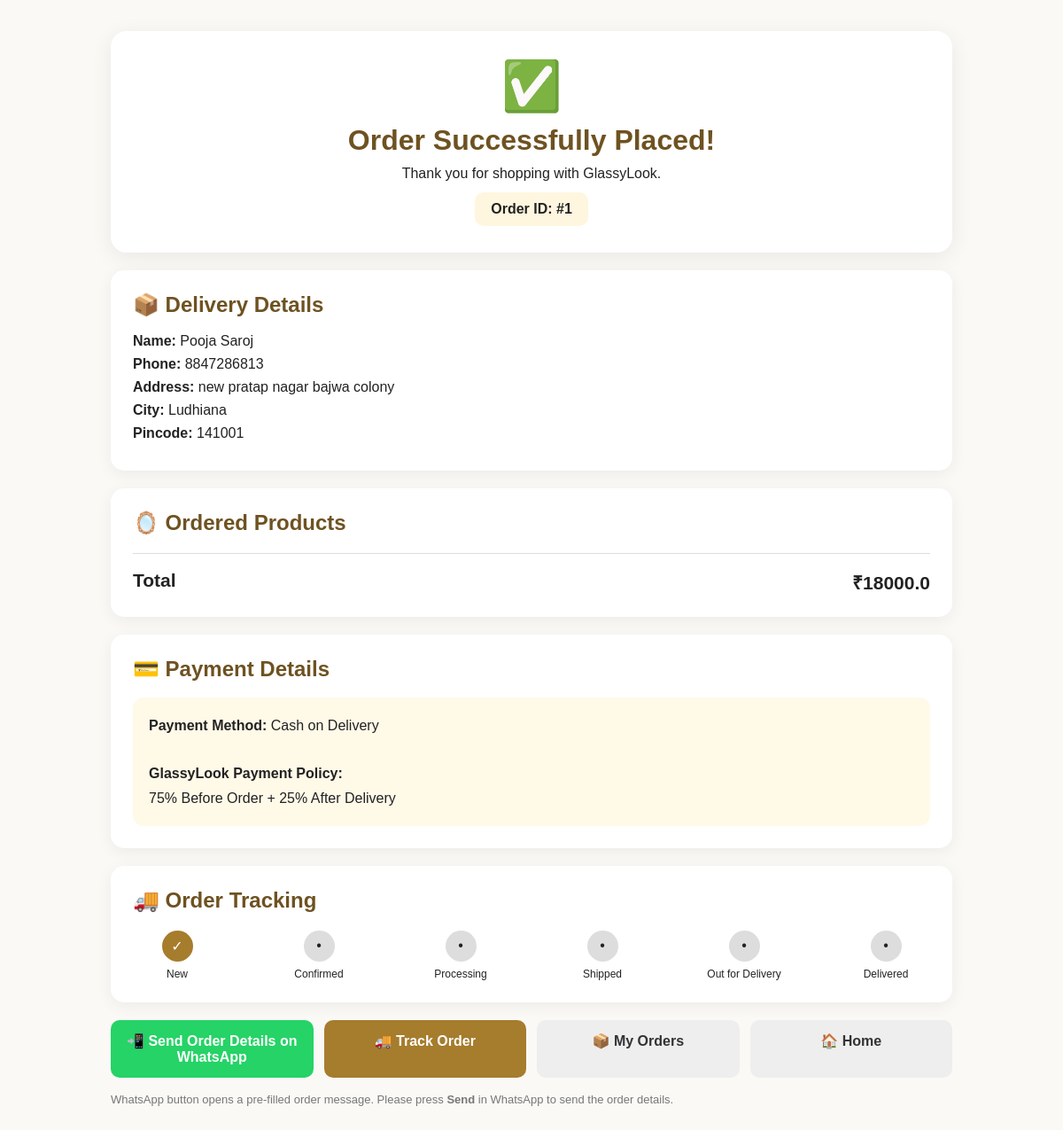
/order-success/1, run on the app's committed database.
### tables this page shows
CREATE TABLE orders (
            id INTEGER PRIMARY KEY AUTOINCREMENT,
            customer_name TEXT NOT NULL,
            phone TEXT NOT NULL,
            address TEXT NOT NULL,
            city TEXT,
            pincode TEXT,
            items TEXT,
            total REAL,
            payment_method TEXT DEFAULT 'Cash on Delivery',
            status TEXT DEFAULT 'New',
            created_at TIMESTAMP DEFAULT CURRENT_TIMESTAMP
        );

### app.py (the view)
@app.route(
    "/order-success/<int:order_id>"
)
def order_success(order_id):
    order = get_order(order_id)
    if not order:
        return "Order not found", 404
    items = parse_order_items(order)
    whatsapp_url = get_whatsapp_url(order)
    return render_template(
        "order-details.html",
        order=order,
        items=items,
        whatsapp_url=whatsapp_url
    )

### app.py (called while the page is built)
def get_db():
    conn = sqlite3.connect(
        DATABASE_PATH
    )
    conn.row_factory = sqlite3.Row
    return conn

def get_order(order_id):
    conn = get_db()
    order = conn.execute(
        """
        SELECT *
        FROM orders
        WHERE id = ?
        """,
        (order_id,)
    ).fetchone()
    conn.close()
    return order

def parse_order_items(order):
    if not order:
        return []
    try:
        raw_items = order["items"]
        if isinstance(
            raw_items,
            str
        ):
            items = json.loads(
                raw_items
            )
        else:
            items = raw_items
        if isinstance(
            items,
            list
        ):
            return items
    except Exception:
        pass
    return []

def get_whatsapp_url(order):
    message = build_whatsapp_message(
        order
    )
    return (
        "https://wa.me/"
        + OWNER_PHONE
        + "?text="
        + quote(
            message,
            safe=""
        )
    )

### templates/order-details.html (shortened to what this page needs)
<!DOCTYPE html>
<html lang="en">
<head>
</head>
<body>
<div class="container">
    <div class="success">
        <div class="success-icon">
            ✅
        </div>
        <h1>
            Order Successfully Placed!
        </h1>
        <p>
            Thank you for shopping with GlassyLook.
        </p>
        <div class="order-id">
            Order ID:
            #{{ order["id"] }}
        </div>
    </div>
    <div class="box customer">
        <h2>
            📦 Delivery Details
        </h2>
        <p>
            <strong>Name:</strong>
            {{ order["customer_name"] }}
        </p>
        <p>
            <strong>Phone:</strong>
            {{ order["phone"] }}
        </p>
        <p>
            <strong>Address:</strong>
            {{ order["address"] }}
        </p>
        <p>
            <strong>City:</strong>
            {{ order["city"] }}
        </p>
        <p>
            <strong>Pincode:</strong>
            {{ order["pincode"] }}
        </p>
    </div>
    <div class="box">
        <h2>
            🪞 Ordered Products
        </h2>
        <div class="total">
            <span>
                Total
            </span>
            <span>
                ₹{{ order["total"] }}
            </span>
        </div>
    </div>
    <div class="box">
        <h2>
            💳 Payment Details
        </h2>
        <div class="payment">
            <strong>
                Payment Method:
            </strong>
            {{ order["payment_method"] }}
            <br><br>
            <strong>
                GlassyLook Payment Policy:
            </strong>
            <br>
            75% Before Order +
            25% After Delivery
        </div>
    </div>
    <div class="box">
        <h2>
            🚚 Order Tracking
        </h2>
        {% set current = order["status"] or "New" %}
        {% set statuses = [
            "New",
            "Confirmed",
            "Processing",
            "Shipped",
            "Out for Delivery",
            "Delivered"
        ] %}
        <div class="timeline">
            {% for status in statuses %}
            <div
                class="step
                {% if status == current %}
                    active
                {% endif %}"
            >
                <div class="circle">
                    {% if status == current %}
                        ✓
                    {% else %}
                        •
                    {% endif %}
                </div>
                <span>
                    {{ status }}
                </span>
            </div>
            {% endfor %}
        </div>
    </div>
    <div class="buttons">
        <a
            href="{{ whatsapp_url }}"
            target="_blank"
            rel="noopener"
            class="btn whatsapp"
        >
            📲 Send Order Details on WhatsApp
        </a>
        <a
            href="/track-order"
            class="btn track"
        >
            🚚 Track Order
        </a>
        <a
            href="/my-orders"
            class="btn home"
        >
            📦 My Orders
        </a>
        <a
            href="/"
            class="btn home"
        >
            🏠 Home
        </a>
    </div>
    <div class="note">
        WhatsApp button opens a pre-filled order message.
        Please press <strong>Send</strong> in WhatsApp to send
        the order details.
    </div>
</div>
</body>
</html>

### templates/order-details.html (style rules this page uses)
* { box-sizing: border-box; margin: 0; padding: 0; font-family: Arial, sans-serif; }
body { background: #faf9f6; color: #222; }
.container { width: 92%; max-width: 950px; margin: 35px auto; }
.success { background: white; padding: 30px; border-radius: 18px; text-align: center; box-shadow: 0 5px 25px rgba(0,0,0,0.07); }
.success-icon { font-size: 55px; margin-bottom: 10px; }
.success h1 { color: #6e5221; margin-bottom: 10px; }
.order-id { display: inline-block; margin-top: 12px; background: #fff6df; padding: 10px 18px; border-radius: 10px; font-weight: bold; }
.box { background: white; margin-top: 20px; padding: 25px; border-radius: 15px; box-shadow: 0 4px 18px rgba(0,0,0,0.06); }
.box h2 { color: #6e5221; margin-bottom: 18px; }
.customer p { margin: 8px 0; }
.total { display: flex; justify-content: space-between; font-size: 21px; font-weight: bold; margin-top: 20px; padding-top: 18px; border-top: 1px solid #ddd; }
.payment { background: #fff9e8; padding: 18px; border-radius: 12px; line-height: 1.7; }
.timeline { display: flex; justify-content: space-between; gap: 8px; margin-top: 20px; overflow-x: auto; }
.step { min-width: 100px; text-align: center; }
.circle { width: 35px; height: 35px; margin: auto; border-radius: 50%; background: #ddd; display: flex; align-items: center; justify-content: center; }
.step.active .circle { background: #a67c2d; color: white; }
.step span { display: block; font-size: 12px; margin-top: 7px; }
.buttons { display: flex; gap: 12px; flex-wrap: wrap; margin-top: 20px; }
.btn { flex: 1; min-width: 180px; text-align: center; padding: 14px; border-radius: 10px; text-decoration: none; font-weight: bold; }
.whatsapp { background: #25d366; color: white; }
.track { background: #a67c2d; color: white; }
.home { background: #eee; color: #333; }
.note { margin-top: 15px; color: #777; font-size: 13px; line-height: 1.6; }

### data on the page
orders: id "1", customer_name "Pooja Saroj", phone "8847286813", address "new pratap nagar bajwa colony", city "Ludhiana", pincode "141001", total "18000.0", payment_method "Cash on Delivery", status "New" (drawn)

### other printed values
{{ status }} "New" "Confirmed" "Processing" "Shipped" "Out for Delivery" "Delivered"
